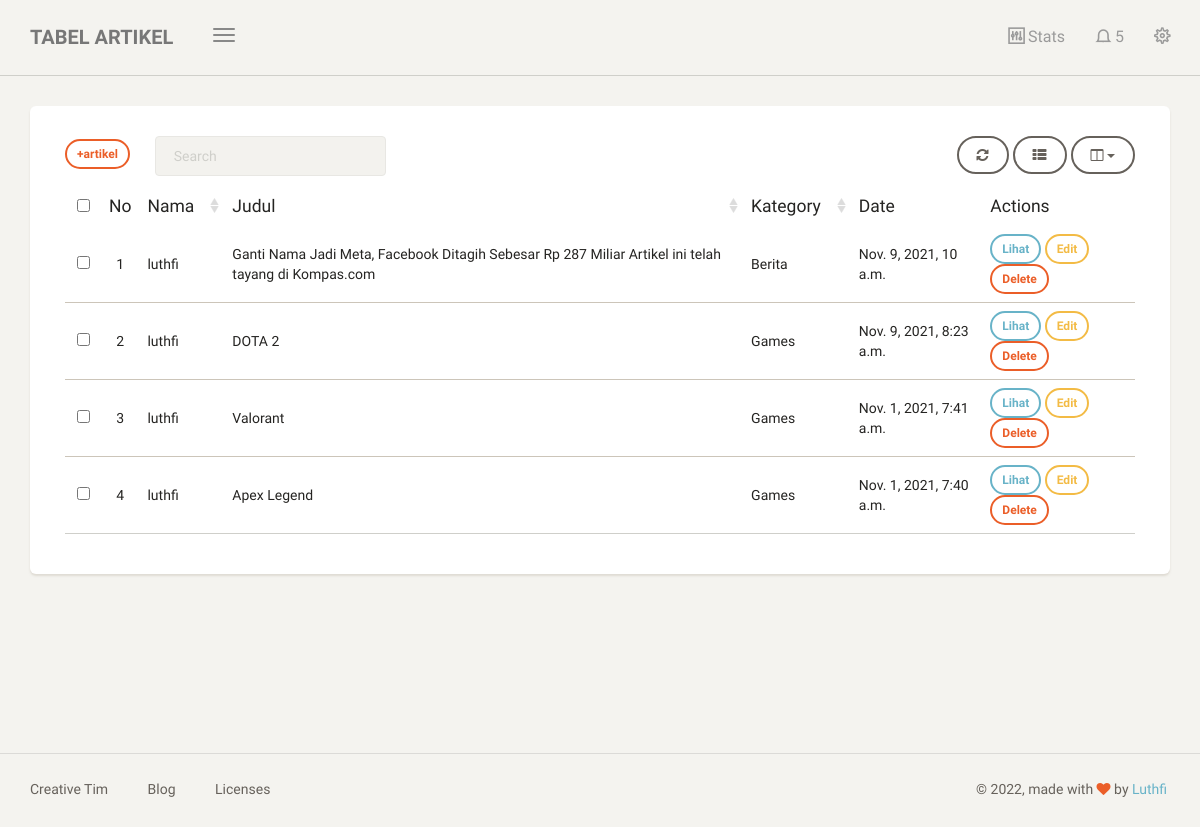
Screenshot of /dashboard/artikel/ (signed in) with the database file from the repository.
### blog/models.py (models this page shows, shortened)
class Artikel(models.Model):
    nama = models.ForeignKey(User, on_delete=models.CASCADE, blank=True, null=True)
    judul = models.CharField(max_length=100)
    body = RichTextUploadingField(blank=True, null=True,
                                    config_name='special',
                                    external_plugin_resources=[(
                                        'youtube',
                                        '/static/ckeditor_plugins/youtube/youtube/',
                                        'plugin.js',
                                    )],
    )
    kategory = models.ForeignKey(Kategori, on_delete=models.CASCADE)
    date = models.DateTimeField(auto_now_add=True)
    class Meta:
        ordering = ['-date']
        verbose_name_plural = "Artikel"

class Kategori(models.Model):
    nama = models.CharField(max_length=20)
    def __str__(self):
        return self.nama
    class Meta:
        verbose_name_plural = "Kategori"

### blog/views.py (the view)
# urls.py: path('artikel/', artikel, name='tabel_artikel'),
@login_required
def artikel(request):
    template_name = "back/tabel_artikel.html"
    artikel = Artikel.objects.filter(nama = request.user)
    context = {
        'title' : 'TABEL ARTIKEL',
        'artikel' :artikel,
    }
    return render(request, template_name, context)

### templates/back/tabel_artikel.html (shortened to what this page needs)
{% extends 'back/base.html' %}
{% block content %}
<div class="content">
    <div class="container-fluid">
        <div class="row">
            <div class="col-md-12">
                <div class="card">
                    <div class="card-content">
                        <div class="toolbar">
                            <a class="btn btn-sm btn-danger" href="{% url 'tambah_artikel' %}">+artikel</a> &ensp;&ensp;&ensp;
                        </div>
                        <table id="bootstrap-table" class="table">
                            <thead>
                                <th data-field="id" class="text-center">No</th>
                                <th data-field="name" data-sortable="true">Nama</th>
                                <th data-field="salary" data-sortable="true">Judul</th>
                                <th data-field="country" data-sortable="true">Kategory</th>
                                <th data-field="city">Date</th>
                                <th>Actions</th>
                            </thead>
                            <tbody>
                                {% for a in artikel %}
                                <tr>
                                    <td>{{forloop.counter}}</td>
                                    <td>{{a.nama}}</td>
                                    <td>{{a.judul}}</td>
                                    <td>{{a.kategory}}</td>
                                    <td>{{a.date}}</td>
                                    <td>
                                        <a class="btn btn-sm btn-info" href="{% url 'lihat_artikel' a.id %}">Lihat</a>
                                        <a class="btn btn-sm btn-warning" href="{% url 'edit_artikel' a.id %}">Edit</a>
                                        <a onclick="return confirm('Delete Artikel?');" class="btn btn-sm btn-danger" href="{% url 'delete_artikel' a.id %}">Delete</a>
                                    </td>
                                </tr>
                                {% endfor %}
                            </tbody>
                        </table>
                    </div>
                </div>
            </div>
        </div>
    </div>
</div>
{% endblock content %}

### templates/back/base.html (shortened to what this page needs)
{% load static %}
<!doctype html>
<html lang="en">
<head>
    <link href="{% static 'back/css/bootstrap.min.css' %}" rel="stylesheet" />
    <link href="{% static 'back/css/paper-dashboard.css' %}" rel="stylesheet"/>
    <link href="{% static 'back/css/demo.css' %}" rel="stylesheet" />
    <link href="https://maxcdn.bootstrapcdn.com/font-awesome/latest/css/font-awesome.min.css" rel="stylesheet">
    <link href="{% static 'back/css/themify-icons.css' %}" rel="stylesheet">
</head>
<body>
	<div class="wrapper">
	    <div class="main-panel">
			<nav class="navbar navbar-default">
	            <div class="container-fluid">
	                <div class="navbar-header">
	                    <button type="button" class="navbar-toggle">
	                        <span class="icon-bar bar1"></span>
	                        <span class="icon-bar bar2"></span>
	                        <span class="icon-bar bar3"></span>
	                    </button>
	                    <a class="navbar-brand" href="#datatable">{{title}}</a>
	                </div>
	                <div class="collapse navbar-collapse">
	                    <ul class="nav navbar-nav navbar-right">
	                        <li>
	                            <a href="#stats" class="dropdown-toggle btn-magnify" data-toggle="dropdown">
	                                <i class="ti-panel"></i>
									<p>Stats</p>
	                            </a>
	                        </li>
	                        <li class="dropdown">
	                            <a href="#notigfications" class="dropdown-toggle" data-toggle="dropdown">
	                                <i class="ti-bell"></i>
	                                <span class="notification">5</span>
	                            </a>
	                        </li>
							<li>
	                            <a href="#settings" class="btn-rotate">
									<i class="ti-settings"></i>
	                            </a>
	                        </li>
	                    </ul>
	                </div>
	            </div>
	        </nav>
			{% block content %}
			{% endblock content %}
	        <footer class="footer">
	            <div class="container-fluid">
	                <nav class="pull-left">
	                    <ul>
	                        <li>
	                            <a href="https://www.creative-tim.com">
	                                Creative Tim
	                            </a>
	                        </li>
	                        <li>
	                            <a href="https://blog.creative-tim.com">
	                               Blog
	                            </a>
	                        </li>
	                        <li>
	                            <a href="https://www.creative-tim.com/license">
	                                Licenses
	                            </a>
	                        </li>
	                    </ul>
	                </nav>
					<div class="copyright pull-right">
	                    &copy; <script>document.write(new Date().getFullYear())</script>, made with <i class="fa fa-heart heart"></i> by <a href="https://www.creative-tim.com">Luthfi</a>
	                </div>
	            </div>
	        </footer>
	    </div>
	</div>
</body>
</html>

### templates/back/menu.html (shortened to what this page needs)
{% load static %}

### rows the page displays
Artikel: nama "luthfi", judul "Ganti Nama Jadi Meta, Facebook Ditagih Sebesar Rp 287 Miliar Artikel ini telah tayang di Kompas.com", kategory "Berita", date "Nov. 9, 2021, 10 a.m."
Artikel: nama "luthfi", judul "DOTA 2", kategory "Games", date "Nov. 9, 2021, 8:23 a.m."
Artikel: nama "luthfi", judul "Valorant", kategory "Games", date "Nov. 1, 2021, 7:41 a.m."
Artikel: nama "luthfi", judul "Apex Legend", kategory "Games", date "Nov. 1, 2021, 7:40 a.m."

### other values shown
{{ title }} "TABEL ARTIKEL"
